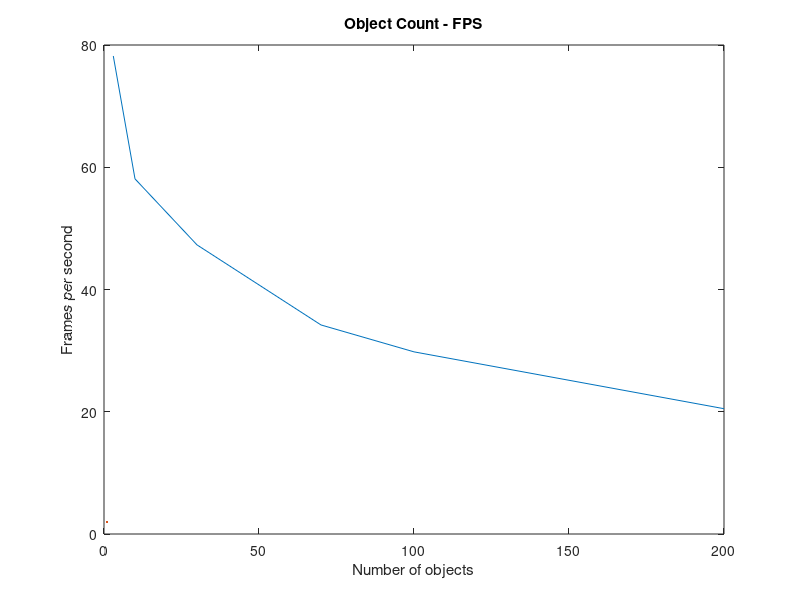

The MATLAB source for this figure:
% Mihnea Mitrache
% Matlab script for drawing the graphs

% Execution times 10/2 samples per pixel
NUM_THREADS = [2 4 8 10 16];
SERIAL_10 = [285.776 285.776 285.776 285.776 285.776];
OPENMP_10 = [125.341 100.722 86.447 84.912 84.982];
CUDA_10 = [7.548 7.548 7.548 7.548 7.548];
MPI_10 = [165.533 111.118 102.474 101.912 102.782];
PTHREADS_10 = [115.031 89.513 77.912 76.912 76.986];
HYBRID_10 = [132.193 118.945 104.474 103.912 104.772];

SERIAL_2 = [77.095 77.095 77.095 77.095 77.095];
OPENMP_2 = [52.706 29.543 19.033 17.691 17.378];
CUDA_2 = [4.446 4.446 4.446 4.446 4.446];
MPI_2 = [52.706 31.832 19.360 18.140 18.120];
PTHREADS_2 = [38.768 19.471 18.140 16.768 16.511];
HYBRID_10 = [51.135 25.567 19.135 18.135 18.147];

SPP = [1 2 4 10]
CUDA_NO_BVH = [0.816 1.639 3.378 8.623]
CUDA_REC_BVH = [0.431 0.922 1.979 5.048]
CUDA_ITER_BVH = [0.162 0.333 0.665 1.706]

OBJECT_COUNT = [3 10 30 70 100 200]
FPS = [78.2 58.1 47.3 34.2 29.8 20.5]



% 8. Object Count - FPS
figure(8);
plot(OBJECT_COUNT, FPS, LineWidth=2);
title('Object Count - FPS');
xlabel('Number of objects');
ylabel('Frames per second');
print -dpng 8.png

